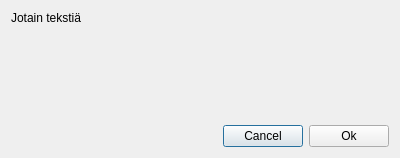
<?xml version="1.0" encoding="UTF-8"?>
<ui version="4.0">
 <class>Dialog</class>
 <widget class="QDialog" name="Dialog">
  <property name="geometry">
   <rect>
    <x>0</x>
    <y>0</y>
    <width>400</width>
    <height>158</height>
   </rect>
  </property>
  <property name="windowTitle">
   <string>Dialog</string>
  </property>
  <layout class="QVBoxLayout" name="verticalLayout">
   <item>
    <widget class="QLabel" name="label">
     <property name="text">
      <string>Jotain tekstiä</string>
     </property>
    </widget>
   </item>
   <item>
    <spacer name="verticalSpacer">
     <property name="orientation">
      <enum>Qt::Vertical</enum>
     </property>
     <property name="sizeHint" stdset="0">
      <size>
       <width>20</width>
       <height>65</height>
      </size>
     </property>
    </spacer>
   </item>
   <item>
    <layout class="QHBoxLayout" name="horizontalLayout">
     <item>
      <spacer name="horizontalSpacer">
       <property name="orientation">
        <enum>Qt::Horizontal</enum>
       </property>
       <property name="sizeHint" stdset="0">
        <size>
         <width>40</width>
         <height>20</height>
        </size>
       </property>
      </spacer>
     </item>
     <item>
      <widget class="QPushButton" name="pushButton">
       <property name="text">
        <string>Cancel</string>
       </property>
      </widget>
     </item>
     <item>
      <widget class="QPushButton" name="pushButton_2">
       <property name="text">
        <string>Ok</string>
       </property>
      </widget>
     </item>
    </layout>
   </item>
  </layout>
 </widget>
 <tabstops>
  <tabstop>pushButton_2</tabstop>
  <tabstop>pushButton</tabstop>
 </tabstops>
 <resources/>
 <connections>
  <connection>
   <sender>pushButton</sender>
   <signal>clicked()</signal>
   <receiver>Dialog</receiver>
   <slot>reject()</slot>
   <hints>
    <hint type="sourcelabel">
     <x>278</x>
     <y>128</y>
    </hint>
    <hint type="destinationlabel">
     <x>164</x>
     <y>101</y>
    </hint>
   </hints>
  </connection>
  <connection>
   <sender>pushButton_2</sender>
   <signal>clicked()</signal>
   <receiver>Dialog</receiver>
   <slot>accept()</slot>
   <hints>
    <hint type="sourcelabel">
     <x>364</x>
     <y>130</y>
    </hint>
    <hint type="destinationlabel">
     <x>337</x>
     <y>52</y>
    </hint>
   </hints>
  </connection>
 </connections>
</ui>
